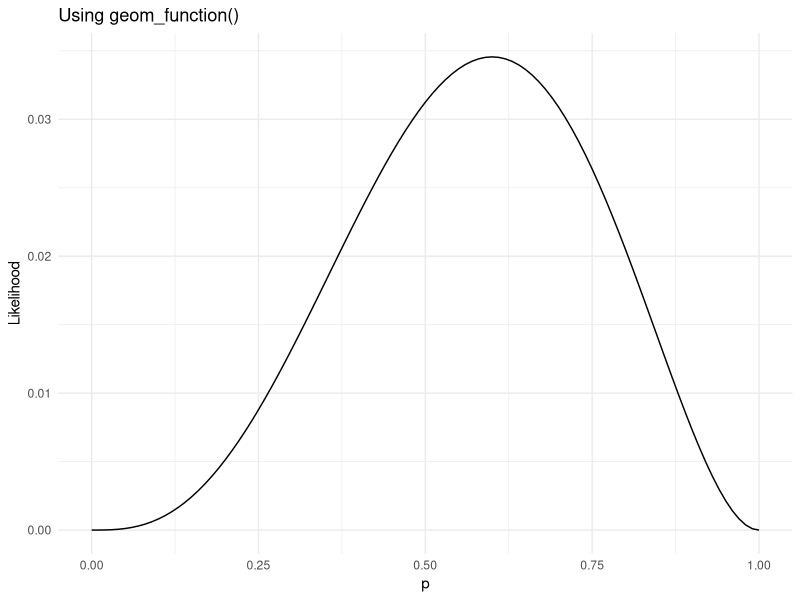
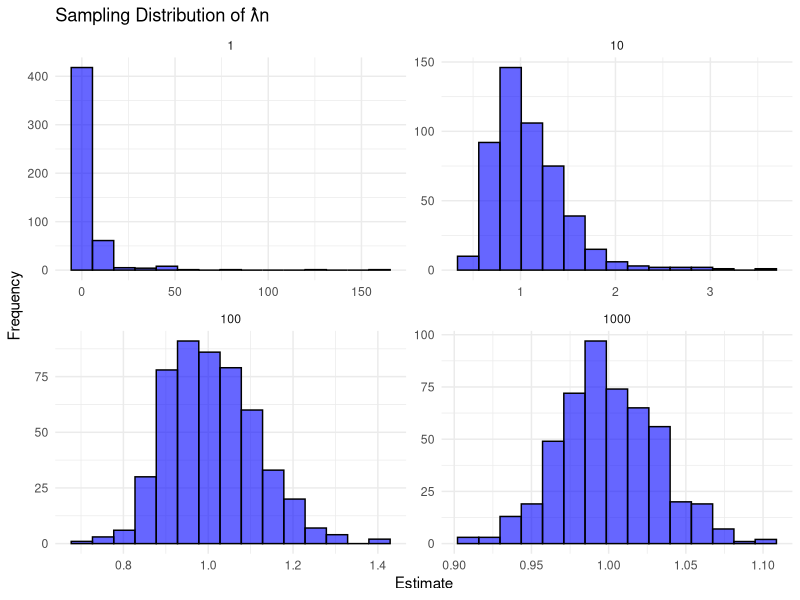
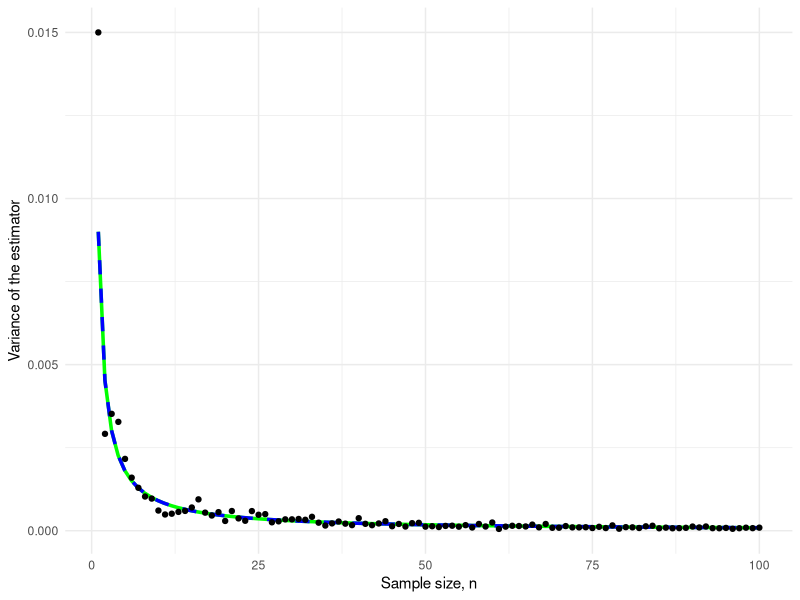

Write R code to recreate these figures, in order.
## ---- chunk 1

# Load all necessary R Packages first

packages <- c("tidyverse", "latex2exp", "gridExtra", "rvest", "kableExtra", "ggplot2")
lapply(packages, require, character.only = T)
## ---- chunk 2
bern_L_fun <- function(p, samp) {
  s1 <- sum(samp)
  s0 <- sum(samp == 0)
  p^s1 * (1 - p)^s0
}
## ---- chunk 3
bern_logL_fun <- function(p, samp){
  s1 <- sum(samp)
  s0 <- sum(samp == 0)
  s1*log(p) + s0*log((1-p))
}
## ---- chunk 4
H <- c(0,1,0,1,1)
p <- 0.3
ggplot() +
  theme_minimal() +
  geom_function(fun = bern_L_fun, args = list(samp = H), xlim = c(0, 1)) +
  labs(x = "p", y = "Likelihood", title = "Using geom_function()")
## ---- chunk 5
# simulate lambda hat_n 
# Save the results to a data frame with columns indicating sample size n
 #in column n and the simulated estimate in estimate for each iteration.
#Plot histogram along x-axis for each sample size arranged in a 2x2 matrix using facet_wrap(vars(n), nrow = 2, scale = "free"). Use bins = 15.

# Question 1: Exponential(1) Simulation

library(ggplot2)
library(dplyr)

m <- 500
ns <- c(1, 10, 100, 1000)
estimates <- list()

for (n in ns) { 
  lambda_hats <- numeric(m)
  for (i in seq(m)) {
    lambda_hats[i] <- 1 / mean(rexp(n, rate = 1))  # Simulate and compute lambda_hat
  }
  estimates[[as.character(n)]] <- data.frame(n = n, estimate = lambda_hats)
}

estimates_df <- bind_rows(estimates)

ggplot(estimates_df, aes(x = estimate)) +
  theme_minimal() +
  geom_histogram(bins = 15, fill = "blue", alpha = 0.6, color = "black") +
  facet_wrap(vars(n), nrow = 2, scales = "free") +
  labs(title = "Sampling Distribution of λ̂n", x = "Estimate", y = "Frequency")

## ---- chunk 6
# need to create function of variance of the estimator 
# Question 2: Binomial(10, p) Simulation

library(ggplot2)

m <- 25
ns <- seq(1, 100)
var_p_hats <- numeric(length(ns))
p <- 0.1

# Function for theoretical variance of MLE estimator
theoretical_var_p_hat <- function(n) {
  (p * (1 - p)) / (10 * n)
}

# Function for Cramér-Rao lower bound 
var_lwr_bound_binom <- function(n) {
  p * (1 - p) / (10 * n)
}

for (n in ns) { 
  p_hats <- numeric(m)
  for (i in seq(m)) {
    p_hats[i] <- mean(rbinom(n, size = 10, prob = p) / 10)
  }
  var_p_hats[n] <- var(p_hats)
}

var_df <- data.frame(n = ns, var_p_hat = var_p_hats)

ggplot() +
  theme_minimal() +
  labs(x = "Sample size, n", y = "Variance of the estimator") +
  geom_function(fun = var_lwr_bound_binom, color = "green", linewidth = 1.2) +
  geom_function(fun = theoretical_var_p_hat, color = "blue", linewidth = 1.2, linetype = "dashed") +
  geom_point(data = var_df, aes(x = n, y = var_p_hat), color = "black")

